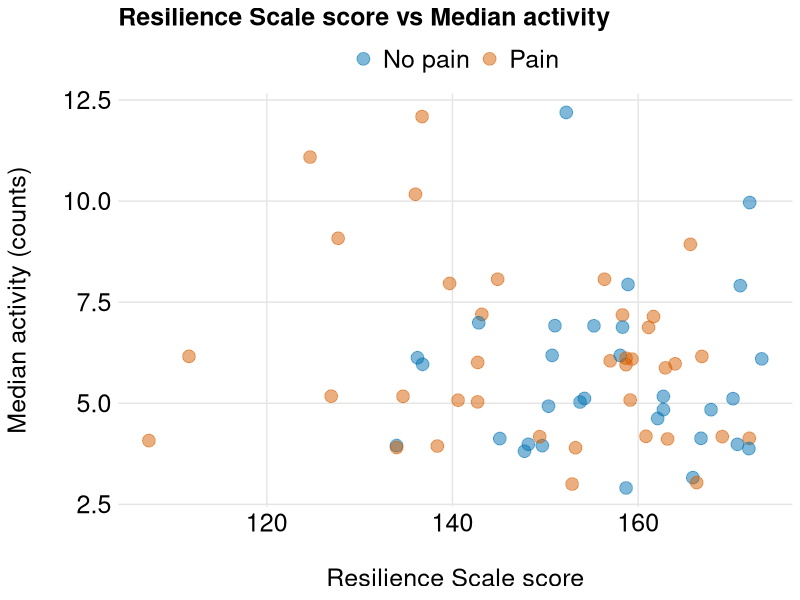
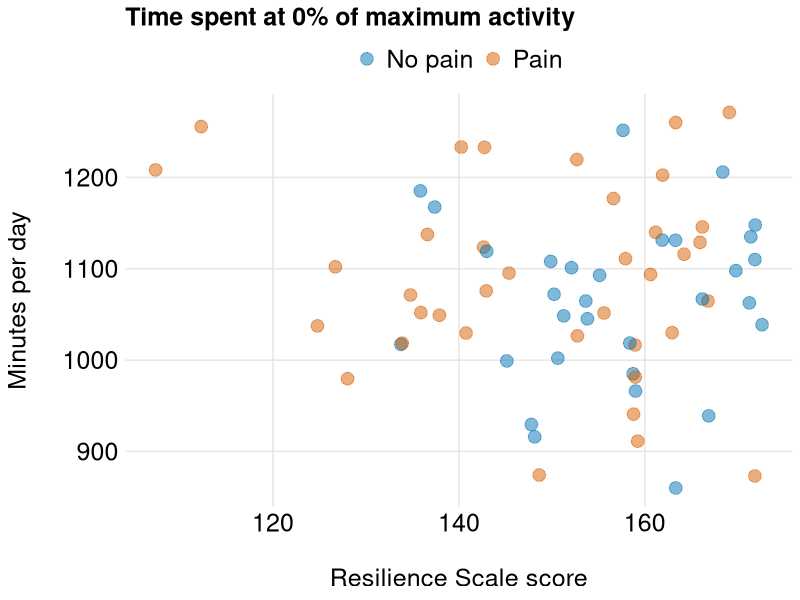
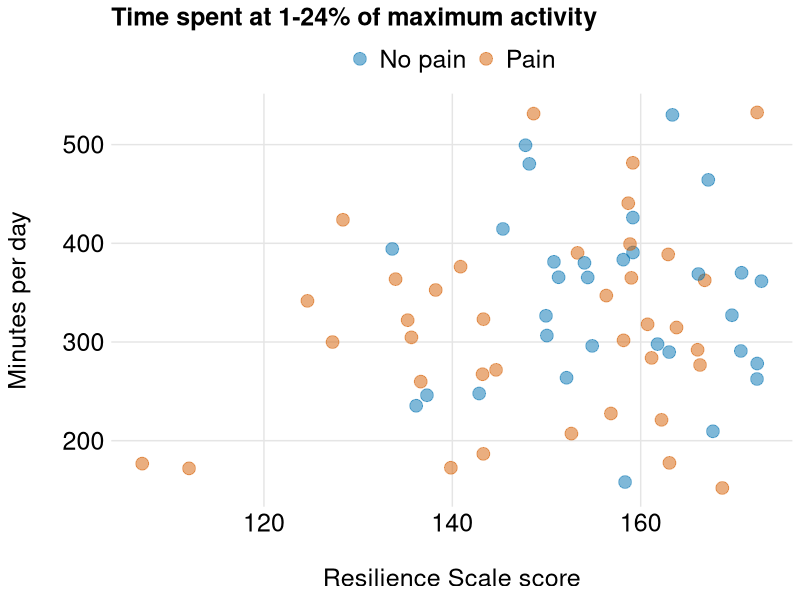
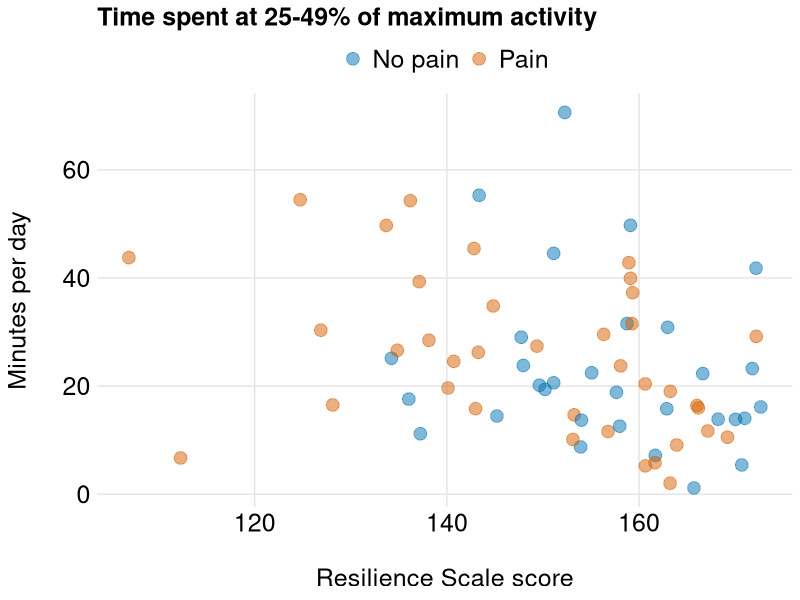
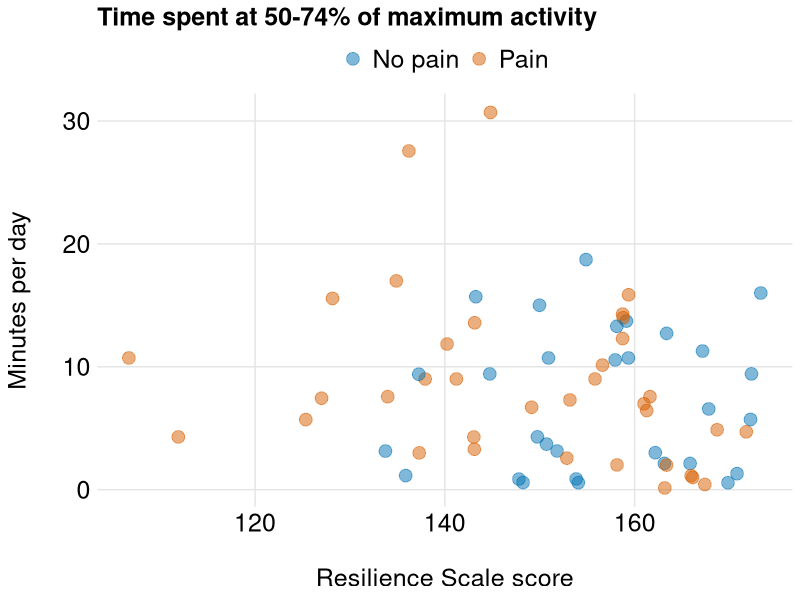
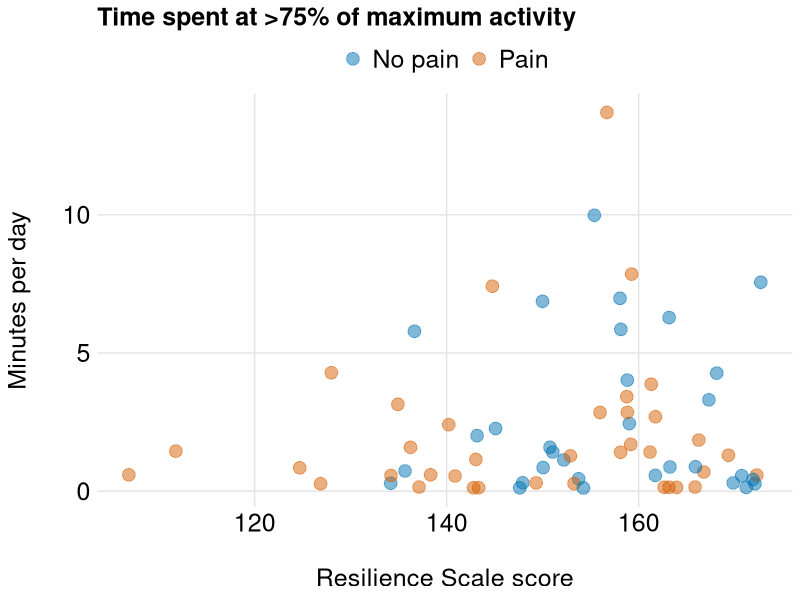
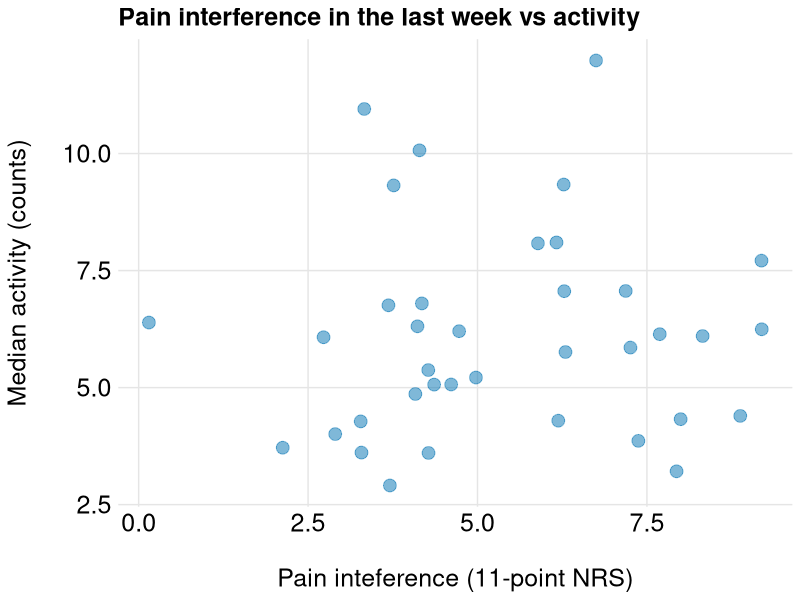
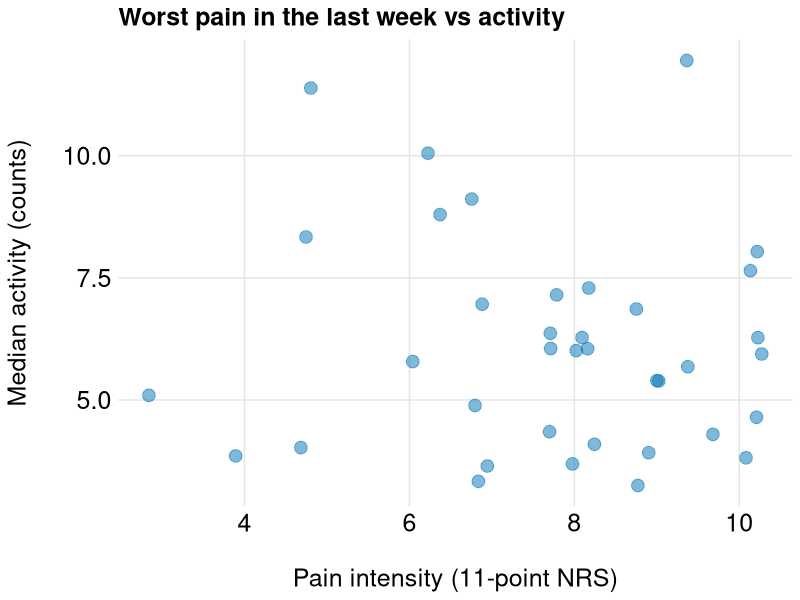

These figures' R source, in order:
## ---- chunk 1
# Load packages
library(knitr)
library(readr)
library(dplyr)
library(tidyr)
library(ggplot2)
library(scales)
library(grid)

# knitr chunk options
opts_chunk$set(echo = FALSE,
               warning = FALSE,
               message = FALSE,
               fig.path = './figures/',
               dev = c('png', 'pdf'),
               tidy = TRUE, 
               tidy.opts = list(width.cutoff = 65))
## ---- chunk 2
data.res <- read_csv('./data/resilience.activity.csv', col_names = TRUE)
## ---- chunk 3
# Top-and-tail
head(data.res)
tail(data.res)
glimpse(data.res)

# Process data
data.res.1 <- data.res %>%
    mutate(pain = as.factor(Pain)) %>%
    select(-ID, -Pain) %>%
    rename(activity = Median_activity,
           rs.score = RS_corrected, 
           zero = Minutes_at_0_activity,
           q1 = Minutes_at_q1,
           q2 = Minutes_at_q2,
           q3 = Minutes_at_q3,
           q4 = Minutes_at_q4) 
glimpse(data.res.1)
## ---- chunk 4
# Create a hex colour palette (colourblind friendly)
cb1 <- c("#0072B2", "#D55E00") 

# Plot_1: resilience score vs Median activity
plot_1 <- ggplot(data.res.1,
                 aes(x = rs.score,
                     y = activity,
                     fill = pain,
                     colour = pain)) +
    geom_jitter(size = 4, shape = 21, alpha = 0.5) +
    labs(x = '\nResilience Scale score',
         y = 'Median activity (counts)\n',
         title = 'Resilience Scale score vs Median activity') +
    scale_fill_manual(labels = c('No pain','Pain'),
                      values = cb1) +
    scale_colour_manual(labels = c('No pain','Pain'),
                        values = cb1) +
    theme(plot.title = element_text(face = 'bold', 
                                    size = 18, 
                                    colour = 'black'),
          axis.text = element_text(size = 18, 
                                   colour = 'black'),
          axis.title = element_text(size = 18, 
                                    colour='black'),
          axis.line = element_blank(),
          axis.ticks = element_blank(),
          panel.background=element_blank(),
          panel.grid.major = element_line(colour = 'grey90'),
          legend.title = element_blank(),
          legend.key = element_blank(),
          legend.text = element_text(size = 18),
          legend.position = 'top')
plot_1

# Plot_2: resilience score vs time spent at 0% of max activity
plot_2 <- ggplot(data.res.1,
                 aes(x = rs.score,
                     y = zero,
                     fill = pain,
                     colour = pain)) +
    geom_jitter(size = 4, shape = 21, alpha = 0.5) +
    labs(title = 'Time spent at 0% of maximum activity',
         x = '\nResilience Scale score',
         y = 'Minutes per day\n') +
    scale_fill_manual(labels = c('No pain','Pain'),
                      values = cb1) +
    scale_colour_manual(labels = c('No pain','Pain'),
                        values = cb1) +
    theme(plot.title = element_text(face = 'bold', 
                                    size = 18, 
                                    colour = 'black'),
          axis.text = element_text(size = 18, 
                                   colour = 'black'),
          axis.title = element_text(size = 18, 
                                    colour='black'),
          axis.line = element_blank(),
          axis.ticks = element_blank(),
          panel.background=element_blank(),
          panel.grid.major = element_line(colour = 'grey90'),
          legend.title = element_blank(),
          legend.key = element_blank(),
          legend.text = element_text(size = 18),
          legend.position = 'top')
plot_2

# Plot_3: resilience score vs time spent at 1-24% of max activity
plot_3 <- ggplot(data.res.1,
                 aes(x = rs.score,
                     y = q1,
                     fill = pain,
                     colour = pain)) +
    geom_jitter(size = 4, shape = 21, alpha = 0.5) +
    labs(title = 'Time spent at 1-24% of maximum activity',
         x = '\nResilience Scale score',
         y = 'Minutes per day\n') +
    scale_fill_manual(labels = c('No pain','Pain'),
                      values = cb1) +
    scale_colour_manual(labels = c('No pain','Pain'),
                        values = cb1) +
    theme(plot.title = element_text(face = 'bold', 
                                    size = 18, 
                                    colour = 'black'),
          axis.text = element_text(size = 18, 
                                   colour = 'black'),
          axis.title = element_text(size = 18, 
                                    colour='black'),
          axis.line = element_blank(),
          axis.ticks = element_blank(),
          panel.background=element_blank(),
          panel.grid.major = element_line(colour = 'grey90'),
          legend.title = element_blank(),
          legend.key = element_blank(),
          legend.text = element_text(size = 18),
          legend.position = 'top')
plot_3

# Plot_4: resilience score vs time spent at 25-49% of max activity
plot_4 <- ggplot(data.res.1,
                 aes(x = rs.score,
                     y = q2,
                     fill = pain,
                     colour = pain)) +
    geom_jitter(size = 4, shape = 21, alpha = 0.5) +
    labs(title = 'Time spent at 25-49% of maximum activity',
         x = '\nResilience Scale score',
         y = 'Minutes per day\n') +
    scale_fill_manual(labels = c('No pain','Pain'),
                      values = cb1) +
    scale_colour_manual(labels = c('No pain','Pain'),
                        values = cb1) +
    theme(plot.title = element_text(face = 'bold', 
                                    size = 18, 
                                    colour = 'black'),
          axis.text = element_text(size = 18, 
                                   colour = 'black'),
          axis.title = element_text(size = 18, 
                                    colour='black'),
          axis.line = element_blank(),
          axis.ticks = element_blank(),
          panel.background=element_blank(),
          panel.grid.major = element_line(colour = 'grey90'),
          legend.title = element_blank(),
          legend.key = element_blank(),
          legend.text = element_text(size = 18),
          legend.position = 'top')
plot_4

# Plot_5: resilience score vs time spent at 50-74% of max activity
plot_5 <- ggplot(data.res.1,
                 aes(x = rs.score,
                     y = q3,
                     fill = pain,
                     colour = pain)) +
    geom_jitter(size = 4, shape = 21, alpha = 0.5) +
    labs(title = 'Time spent at 50-74% of maximum activity',
         x = '\nResilience Scale score',
         y = 'Minutes per day\n') +
    scale_fill_manual(labels = c('No pain','Pain'),
                      values = cb1) +
    scale_colour_manual(labels = c('No pain','Pain'),
                        values = cb1) +
    theme(plot.title = element_text(face = 'bold', 
                                    size = 18, 
                                    colour = 'black'),
          axis.text = element_text(size = 18, 
                                   colour = 'black'),
          axis.title = element_text(size = 18, 
                                    colour='black'),
          axis.line = element_blank(),
          axis.ticks = element_blank(),
          panel.background=element_blank(),
          panel.grid.major = element_line(colour = 'grey90'),
          legend.title = element_blank(),
          legend.key = element_blank(),
          legend.text = element_text(size = 18),
          legend.position = 'top')
plot_5

# Plot 6: resilience score vs time spent at >75% of max activity
plot_6 <- ggplot(data.res.1,
                 aes(x = rs.score,
                     y = q4,
                     fill = pain,
                     colour = pain)) +
    geom_jitter(size = 4, shape = 21, alpha = 0.5) +
    labs(title = 'Time spent at >75% of maximum activity',
         x = '\nResilience Scale score',
         y = 'Minutes per day\n') +
    scale_fill_manual(labels = c('No pain','Pain'),
                      values = cb1) +
    scale_colour_manual(labels = c('No pain','Pain'),
                        values = cb1) +
    theme(plot.title = element_text(face = 'bold', 
                                    size = 18, 
                                    colour = 'black'),
          axis.text = element_text(size = 18, 
                                   colour = 'black'),
          axis.title = element_text(size = 18, 
                                    colour='black'),
          axis.line = element_blank(),
          axis.ticks = element_blank(),
          panel.background=element_blank(),
          panel.grid.major = element_line(colour = 'grey90'),
          legend.title = element_blank(),
          legend.key = element_blank(),
          legend.text = element_text(size = 18),
          legend.position = 'top')
plot_6
## ---- chunk 5
data.bpi <- read_csv('./data/bpi.activity.csv', col_names = TRUE)
## ---- chunk 6
# Top-and-tail
head(data.bpi)
tail(data.bpi)
glimpse(data.bpi)

# Process data
data.bpi.1 <- data.bpi %>%
    mutate(pain = as.factor(Pain)) %>%
    select(-ID, -Pain) %>%
    rename(activity = Median_activity,
           bpi_interference = BPI_interference, 
           worst_pain = Worst_pain,
           least_pain = Least_pain) 
glimpse(data.bpi.1)
## ---- chunk 7
# Plot_7: BPI interference vs Median activity
plot_7 <- ggplot(data.bpi.1,
                 aes(x = bpi_interference,
                     y = activity,
                     fill = pain,
                     colour = pain)) +
    geom_jitter(size = 4, shape = 21, alpha = 0.5) +
    labs(x = '\nPain inteference (11-point NRS)',
         y = 'Median activity (counts)\n',
         title = 'Pain interference in the last week vs activity') +
    scale_fill_manual(values = cb1) +
    scale_colour_manual(values = cb1) +
    theme(plot.title = element_text(face = 'bold', 
                                    size = 18, 
                                    colour = 'black'),
          axis.text = element_text(size = 18, 
                                   colour = 'black'),
          axis.title = element_text(size = 18, 
                                    colour='black'),
          axis.line = element_blank(),
          axis.ticks = element_blank(),
          panel.background=element_blank(),
          panel.grid.major = element_line(colour = 'grey90'),
          legend.position = 'none')
plot_7

# Plot_8: Worst pain vs Median activity
plot_8 <- ggplot(data.bpi.1,
                 aes(x = worst_pain,
                     y = activity,
                     fill = pain,
                     colour = pain)) +
    geom_jitter(size = 4, shape = 21, alpha = 0.5) +
    labs(x = '\nPain intensity (11-point NRS)',
         y = 'Median activity (counts)\n',
         title = 'Worst pain in the last week vs activity') +
    scale_fill_manual(values = cb1) +
    scale_colour_manual(values = cb1) +
    theme(plot.title = element_text(face = 'bold', 
                                    size = 18, 
                                    colour = 'black'),
          axis.text = element_text(size = 18, 
                                   colour = 'black'),
          axis.title = element_text(size = 18, 
                                    colour='black'),
          axis.line = element_blank(),
          axis.ticks = element_blank(),
          panel.background=element_blank(),
          panel.grid.major = element_line(colour = 'grey90'),
          legend.position = 'none')
plot_8

# Plot_9: Least pain vs Median activity
plot_9 <- ggplot(data.bpi.1,
                 aes(x = least_pain,
                     y = activity,
                     fill = pain,
                     colour = pain)) +
    geom_jitter(size = 4, shape = 21, alpha = 0.5) +
    labs(x = '\nPain intensity (11-point NRS)',
         y = 'Median activity (counts)\n',
         title = 'Least pain in the last week vs activity') +
    scale_fill_manual(values = cb1) +
    scale_colour_manual(values = cb1) +
    theme(plot.title = element_text(face = 'bold', 
                                    size = 18, 
                                    colour = 'black'),
          axis.text = element_text(size = 18, 
                                   colour = 'black'),
          axis.title = element_text(size = 18, 
                                    colour='black'),
          axis.line = element_blank(),
          axis.ticks = element_blank(),
          panel.background=element_blank(),
          panel.grid.major = element_line(colour = 'grey90'),
          legend.position = 'none')
plot_9
## ---- chunk 8
sessionInfo()
